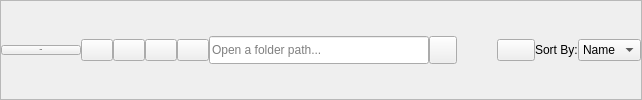
                     <widget class="QFrame" name="filesUtilityFrame">
                      <property name="minimumSize">
                       <size>
                        <width>0</width>
                        <height>20</height>
                       </size>
                      </property>
                      <property name="frameShape">
                       <enum>QFrame::Shape::StyledPanel</enum>
                      </property>
                      <property name="frameShadow">
                       <enum>QFrame::Shadow::Raised</enum>
                      </property>
                      <layout class="QHBoxLayout" name="horizontalLayout_24">
                       <property name="spacing">
                        <number>0</number>
                       </property>
                       <property name="leftMargin">
                        <number>0</number>
                       </property>
                       <property name="topMargin">
                        <number>0</number>
                       </property>
                       <property name="rightMargin">
                        <number>0</number>
                       </property>
                       <property name="bottomMargin">
                        <number>0</number>
                       </property>
                       <item alignment="Qt::AlignmentFlag::AlignLeft">
                        <widget class="QPushButton" name="fileStackTitleBtn">
                         <property name="font">
                          <font>
                           <family>Segoe UI</family>
                           <pointsize>-1</pointsize>
                           <bold>true</bold>
                          </font>
                         </property>
                         <property name="text">
                          <string>Files</string>
                         </property>
                        </widget>
                       </item>
                       <item>
                        <widget class="QPushButton" name="filesBackBtn">
                         <property name="maximumSize">
                          <size>
                           <width>32</width>
                           <height>16777215</height>
                          </size>
                         </property>
                         <property name="text">
                          <string/>
                         </property>
                         <property name="icon">
                          <iconset resource="res.qrc">
                           <normaloff>:/icons/icons/chevron-left.svg</normaloff>:/icons/icons/chevron-left.svg</iconset>
                         </property>
                         <property name="iconSize">
                          <size>
                           <width>18</width>
                           <height>18</height>
                          </size>
                         </property>
                        </widget>
                       </item>
                       <item>
                        <widget class="QPushButton" name="filesForwardBtn">
                         <property name="maximumSize">
                          <size>
                           <width>32</width>
                           <height>16777215</height>
                          </size>
                         </property>
                         <property name="text">
                          <string/>
                         </property>
                         <property name="icon">
                          <iconset resource="res.qrc">
                           <normaloff>:/icons/icons/chevron-right.svg</normaloff>:/icons/icons/chevron-right.svg</iconset>
                         </property>
                         <property name="iconSize">
                          <size>
                           <width>18</width>
                           <height>18</height>
                          </size>
                         </property>
                        </widget>
                       </item>
                       <item>
                        <widget class="QPushButton" name="filesUpBtn">
                         <property name="maximumSize">
                          <size>
                           <width>32</width>
                           <height>16777215</height>
                          </size>
                         </property>
                         <property name="text">
                          <string/>
                         </property>
                         <property name="icon">
                          <iconset resource="res.qrc">
                           <normaloff>:/icons/icons/arrow-up.svg</normaloff>:/icons/icons/arrow-up.svg</iconset>
                         </property>
                         <property name="iconSize">
                          <size>
                           <width>18</width>
                           <height>18</height>
                          </size>
                         </property>
                        </widget>
                       </item>
                       <item>
                        <widget class="QPushButton" name="filesHomeBtn">
                         <property name="maximumSize">
                          <size>
                           <width>32</width>
                           <height>16777215</height>
                          </size>
                         </property>
                         <property name="text">
                          <string/>
                         </property>
                         <property name="icon">
                          <iconset resource="res.qrc">
                           <normaloff>:/icons/icons/home.svg</normaloff>:/icons/icons/home.svg</iconset>
                         </property>
                         <property name="iconSize">
                          <size>
                           <width>18</width>
                           <height>18</height>
                          </size>
                         </property>
                        </widget>
                       </item>
                       <item>
                       <widget class="QLineEdit" name="filesPathInput">
                        <property name="minimumSize">
                         <size>
                          <width>220</width>
                          <height>28</height>
                          </size>
                         </property>
                         <property name="placeholderText">
                         <string>Open a folder path...</string>
                        </property>
                       </widget>
                      </item>
                      <item>
                       <widget class="QToolButton" name="filesPathDropdownBtn">
                        <property name="minimumSize">
                         <size>
                          <width>28</width>
                          <height>28</height>
                         </size>
                        </property>
                        <property name="maximumSize">
                         <size>
                          <width>28</width>
                          <height>28</height>
                         </size>
                        </property>
                        <property name="toolTip">
                         <string>Open parent folders</string>
                        </property>
                        <property name="text">
                         <string/>
                        </property>
                        <property name="icon">
                         <iconset resource="res.qrc">
                          <normaloff>:/icons/icons/chevron-down.svg</normaloff>:/icons/icons/chevron-down.svg</iconset>
                        </property>
                        <property name="iconSize">
                         <size>
                          <width>16</width>
                          <height>16</height>
                         </size>
                        </property>
                       </widget>
                      </item>
                      <item>
                       <spacer name="horizontalSpacer">
                         <property name="orientation">
                          <enum>Qt::Orientation::Horizontal</enum>
                         </property>
                         <property name="sizeHint" stdset="0">
                          <size>
                           <width>40</width>
                           <height>20</height>
                          </size>
                         </property>
                        </spacer>
                       </item>
                       <item>
                        <widget class="QPushButton" name="filesReloadBtn">
                         <property name="maximumSize">
                          <size>
                           <width>38</width>
                           <height>16777215</height>
                          </size>
                         </property>
                         <property name="text">
                          <string/>
                         </property>
                         <property name="icon">
                          <iconset resource="res.qrc">
                           <normaloff>:/icons/icons/cil-reload.png</normaloff>:/icons/icons/cil-reload.png</iconset>
                         </property>
                         <property name="iconSize">
                          <size>
                           <width>20</width>
                           <height>20</height>
                          </size>
                         </property>
                        </widget>
                       </item>
                       <item alignment="Qt::AlignmentFlag::AlignRight">
                        <widget class="QLabel" name="sortByLabel">
                         <property name="text">
                          <string>Sort By:</string>
                         </property>
                        </widget>
                       </item>
                       <item alignment="Qt::AlignmentFlag::AlignRight">
                        <widget class="QComboBox" name="filesSortComboBox">
                         <property name="minimumSize">
                          <size>
                           <width>54</width>
                           <height>0</height>
                          </size>
                         </property>
                         <item>
                          <property name="text">
                           <string>Name</string>
                          </property>
                         </item>
                         <item>
                          <property name="text">
                           <string>Size</string>
                          </property>
                         </item>
                         <item>
                          <property name="text">
                           <string>Type</string>
                          </property>
                         </item>
                         <item>
                          <property name="text">
                           <string>Date</string>
                          </property>
                         </item>
                        </widget>
                       </item>
                      </layout>
                     </widget>
